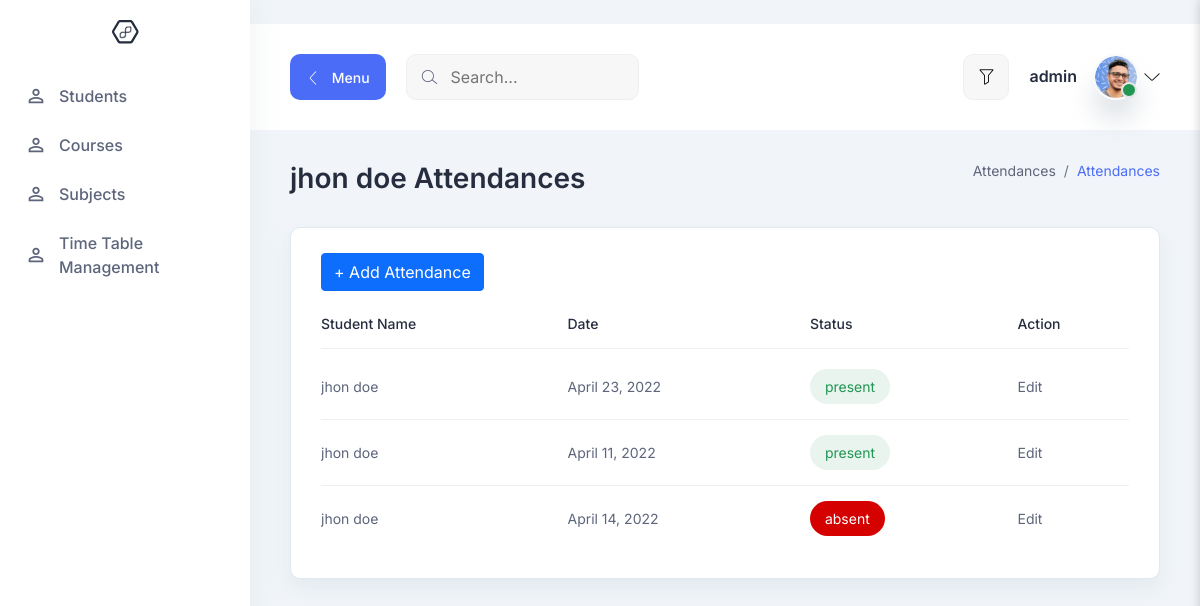
The app's page /all-attendances/1 (signed in), older data.
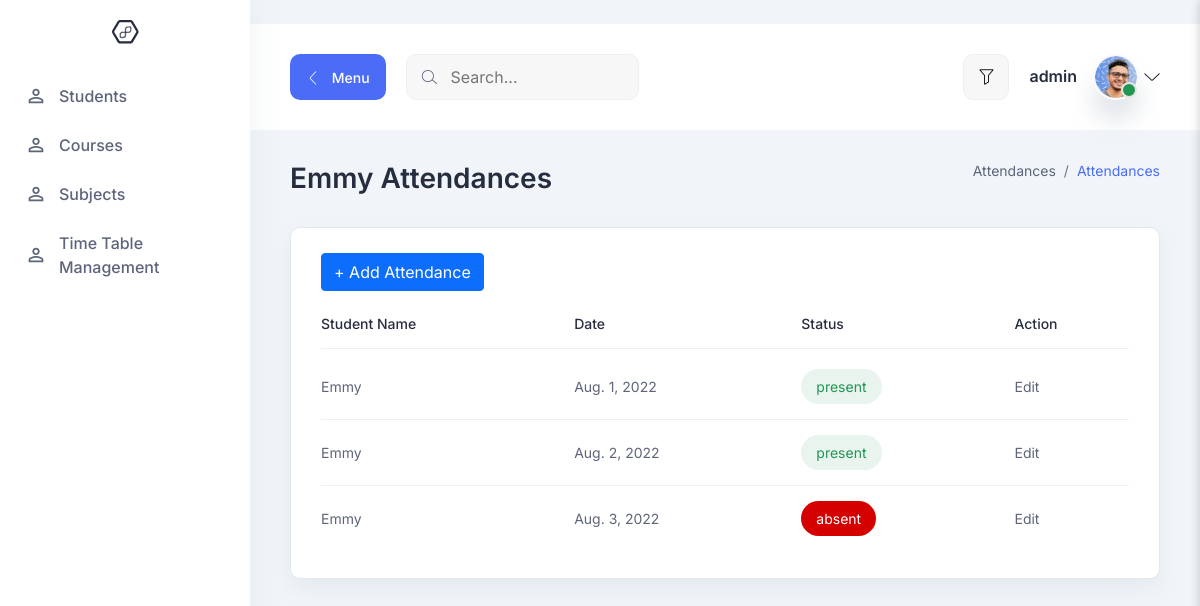
The same page, newer data.
### src/models.py (models this page shows, shortened)
class student(models.Model):
    teacher_id = models.ForeignKey(teacher , on_delete=models.CASCADE)
    name = models.CharField(max_length=100)
    email = models.EmailField(max_length=100)
    phone = models.CharField(max_length=100)
    address = models.CharField(max_length=100)
    dob = models.DateField()
    course = models.ForeignKey(courses , on_delete=models.CASCADE)

class attendance(models.Model):
    teacher_id = models.ForeignKey(teacher , on_delete=models.CASCADE)
    student_id = models.ForeignKey(student , on_delete=models.CASCADE)
    date = models.DateField()
    status = models.CharField(max_length=10 , choices=[('present','present'),('absent','absent')])

### src/views.py (the view)
# urls.py: path('all-attendances/<int:pk>', all_attendances, name='all-attendances'),
@login_required(login_url='teacher-login')
def all_attendances(request , pk):
    get_student = student.objects.get(id=pk)
    get_attendances = attendance.objects.filter(student_id=get_student)
    context ={
        'attendances': get_attendances,
        'student': get_student
     }
    return render(request, 'attendances.html',context)

### src/templates/attendances.html
{% extends 'base.html' %}
{% block content %}
<section class="table-components">
    <div class="container-fluid">
      <div class="title-wrapper pt-30">
        <div class="row align-items-center">
          <div class="col-md-6">
            <div class="title mb-30">
              <h2>{{student.name}} Attendances</h2>
            </div>
          </div>
          <div class="col-md-6">
            <div class="breadcrumb-wrapper mb-30">
              <nav aria-label="breadcrumb">
                <ol class="breadcrumb">
                  <li class="breadcrumb-item">
                    <a href="#0">Attendances</a>
                  </li>
                  <li class="breadcrumb-item active" aria-current="page">
                    Attendances
                  </li>
                </ol>
              </nav>
            </div>
          </div>
        </div>
      </div>
      <div class="tables-wrapper">
        <div class="row">
          <div class="col-lg-12">
            <div class="card-style mb-30">
              <h6 class="mb-10">
                   <a class="btn btn-primary"  href="/add-attendance/{{student.id}}" role="button">+ Add Attendance</a>
                </h6>
              <div class="table-responsive">
                <table class="table">
                  <thead>
                    <tr>
                      <th><h6>Student Name</h6></th>
                      <th><h6>Date</h6></th>
                        <th><h6>Status</h6></th>
                        <th><h6>Action</h6></th>
                    </tr>
                  </thead>
                  <tbody>
                    {% for s in  attendances %}
                    <tr>
                        <td><p>{{ s.student_id.name }}</p></td>
                        <td><p>{{ s.date }}</p></td>
                        {% if s.status == 'present' %}
                         <td><p><span class="status-btn success-btn">{{s.status}}</span></p></td>
                        {% else %}
                        <td><p><span class="status-btn danger-btn">{{s.status}}</span></p></td>
                        {% endif %}
                         <td><p>
                            <a href="/update-attendance/{{s.id}}">Edit</a>
                        </p></td>
                    </tr>
                {% endfor %}
                  </tbody>
                </table>
              </div>
            </div>
          </div>
        </div>
      </div>
    </div>
  </section>
{% endblock %}

Row changes from the older to the newer data that the page shows:
changed student: name "jhon doe" → "Emmy"
changed attendance: student_id.name "jhon doe" → "Emmy"; date "April 23, 2022" → "Aug. 1, 2022"
changed attendance: student_id.name "jhon doe" → "Emmy"; date "April 11, 2022" → "Aug. 2, 2022"
changed attendance "absent": student_id.name "jhon doe" → "Emmy"; date "April 14, 2022" → "Aug. 3, 2022"
